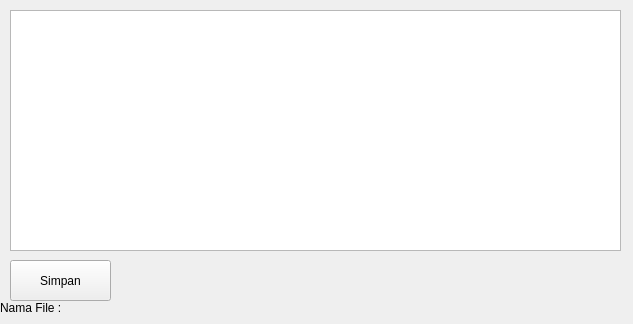
<?xml version="1.0" encoding="UTF-8"?>
<ui version="4.0">
 <class>Form</class>
 <widget class="QWidget" name="Form">
  <property name="geometry">
   <rect>
    <x>0</x>
    <y>0</y>
    <width>633</width>
    <height>324</height>
   </rect>
  </property>
  <property name="windowTitle">
   <string>Dialog Save File</string>
  </property>
  <widget class="QTextEdit" name="textEdit">
   <property name="geometry">
    <rect>
     <x>10</x>
     <y>10</y>
     <width>611</width>
     <height>241</height>
    </rect>
   </property>
  </widget>
  <widget class="QPushButton" name="pushButton">
   <property name="geometry">
    <rect>
     <x>10</x>
     <y>260</y>
     <width>101</width>
     <height>41</height>
    </rect>
   </property>
   <property name="text">
    <string>Simpan</string>
   </property>
  </widget>
  <widget class="QLabel" name="label">
   <property name="geometry">
    <rect>
     <x>0</x>
     <y>300</y>
     <width>621</width>
     <height>16</height>
    </rect>
   </property>
   <property name="text">
    <string>Nama File : </string>
   </property>
  </widget>
 </widget>
 <resources/>
 <connections/>
</ui>
